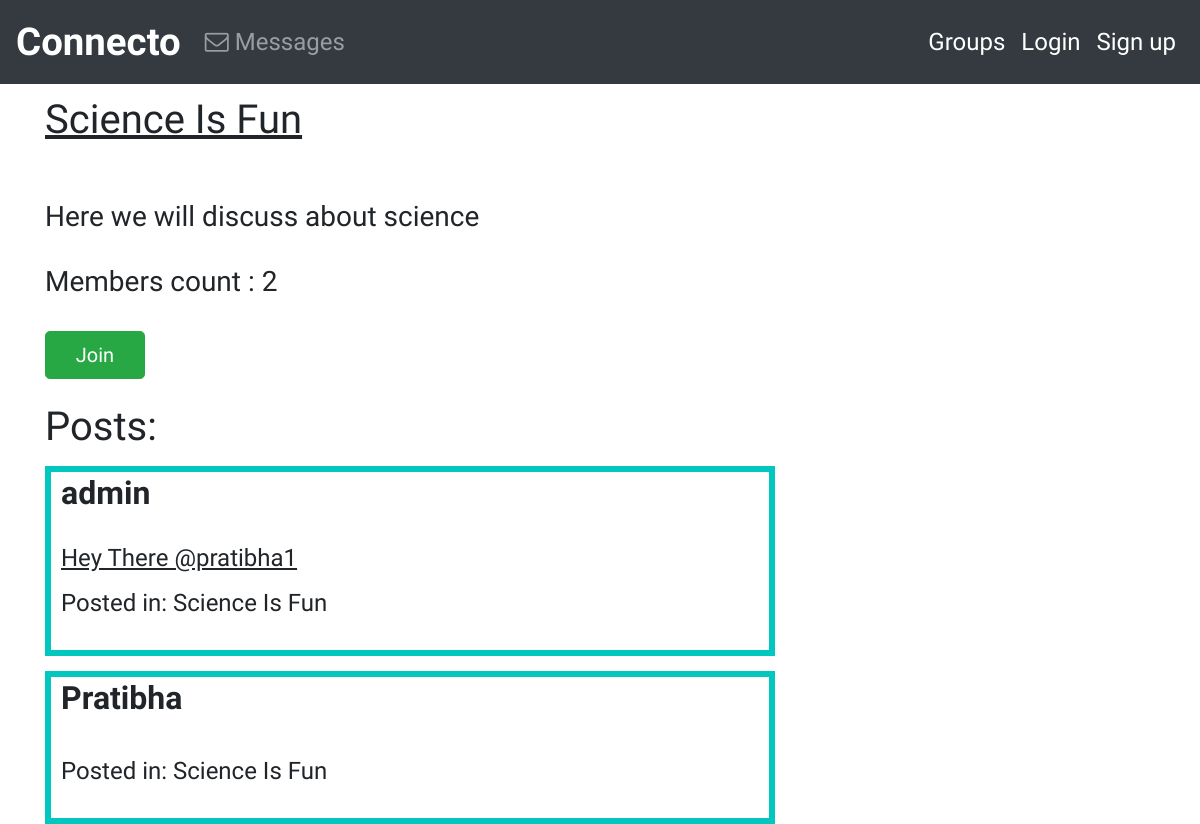
/group/posts/in/science-is-fun/, run on an earlier commit of the app's database.
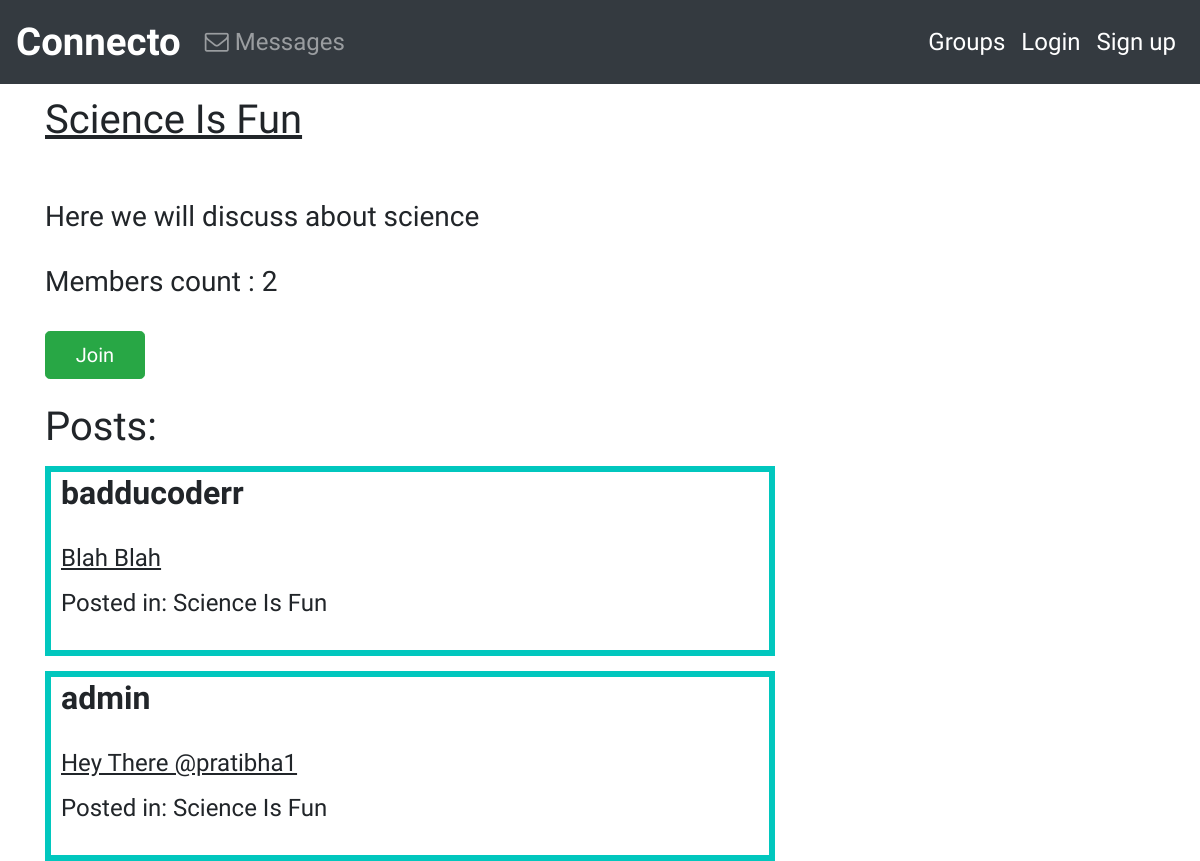
And on a later commit of the database.
### posts/models.py (models this page shows, shortened)
class Post(models.Model):
    user=models.ForeignKey(User,related_name='posts',on_delete=models.CASCADE)
    message=models.TextField()
    message_html=models.TextField(editable=False)
    created_at=models.DateTimeField(auto_now=True)
    group=models.ForeignKey(Group,related_name='posts',null=True,blank=True,on_delete=models.CASCADE)
    class Meta:
        ordering =['-created_at']
        unique_together=['user','message']

### groups/models.py (models this page shows, shortened)
class Group(models.Model):
    name=models.CharField(max_length=250,unique=True)
    slug=models.SlugField(allow_unicode=True,unique=True)
    description=models.TextField(blank=True,default='')
    description_html=models.TextField(editable=False,default='',blank=True)
    members=models.ManyToManyField(User,through="Groupmember")
    class Meta:
        ordering =['name']

### groups/views.py (the view)
# urls.py: re_path('posts/in/(?P<slug>[-\w]+)/',Singlegroup.as_view(),name="single"),
class Singlegroup(DetailView):
    model=Group

### groups/templates/groups/group_detail.html (shortened to what this page needs)
{% extends "groups/group_base.html"%}
{% block pregroup %}
    <div class="col-md-8">
    <h1><U> {{group.name}}</U></h1><br><br>
    <h3> {{group.description|safe}} </h3><br>
    <h3> Members count : {{group.members.count}}</h3><br>
    {% if user in group.members.all %}
        <a href="{% url "groups:leave" slug=group.slug %}" class="btn btn-lg btn-danger" id="jl"><span class="fas fa-sign-out-alt"></span>Leave</a>
    {% else %}
         <a href="{% url "groups:join" slug=group.slug %}" class="btn btn-lg btn-success" id="jl">Join</a>
    {% endif %}
    <br>
    </div>
{% endblock %}
{% block group_content%}
    <div class="col-md-8">
    <br>
     <h1> Posts:</h1>
        {% if not group.posts.count %}
            <h2> No posts yet</h2>
        {% else %}
            {% for post in group.posts.all%}
                {% include "posts/_post.html"%}
            {% endfor %}
        {% endif %}
    </div>
{% endblock%}

### posts/templates/posts/_post.html (shortened to what this page needs)
<div class="post-media">
    <h2><b>{{post.user.username}}</b></h2>
    <br>
        <div class="media-body">
            <h4> <U>{{post.message_html|safe}}</U></h4>
                {% if post.group %}
                    <h4>  Posted in: {{post.group.name}}</h4>
                    <br>
                {% endif %}
        </div>
    </div>

What changed in the data, as far as the page shows it:
removed Post: user.username "Pratibha", group.name "Science Is Fun"
added Post: user.username "badducoderr", message_html "Blah Blah", group.name "Science Is Fun"
